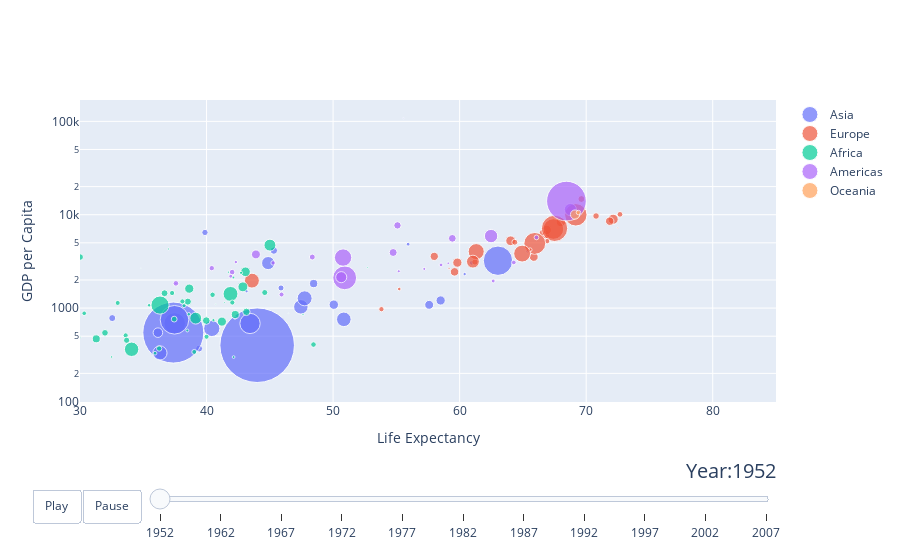

The cell this chart's notebook holds for it:
### Code cell
from plotly.offline import init_notebook_mode, iplot
from IPython.display import display, HTML

import pandas as pd

init_notebook_mode(connected=True)

url = 'https://raw.githubusercontent.com/plotly/datasets/master/gapminderDataFiveYear.csv'
dataset = pd.read_csv(url)

years = ['1952', '1962', '1967', '1972', '1977', '1982', '1987', '1992', '1997', '2002', '2007']
# make list of continents
continents = []
for continent in dataset['continent']:
    if continent not in continents:
        continents.append(continent)
# make figure
figure = {
    'data': [],
    'layout': {},
    'frames': []
}

# fill in most of layout
figure['layout']['xaxis'] = {'range': [30, 85], 'title': 'Life Expectancy'}
figure['layout']['yaxis'] = {'title': 'GDP per Capita', 'type': 'log'}
figure['layout']['hovermode'] = 'closest'
figure['layout']['sliders'] = {
    'args': [
        'transition', {
            'duration': 400,
            'easing': 'cubic-in-out'
        }
    ],
    'initialValue': '1952',
    'plotlycommand': 'animate',
    'values': years,
    'visible': True
}
figure['layout']['updatemenus'] = [
    {
        'buttons': [
            {
                'args': [None, {'frame': {'duration': 500, 'redraw': False},
                         'fromcurrent': True, 'transition': {'duration': 300, 'easing': 'quadratic-in-out'}}],
                'label': 'Play',
                'method': 'animate'
            },
            {
                'args': [[None], {'frame': {'duration': 0, 'redraw': False}, 'mode': 'immediate',
                'transition': {'duration': 0}}],
                'label': 'Pause',
                'method': 'animate'
            }
        ],
        'direction': 'left',
        'pad': {'r': 10, 't': 87},
        'showactive': False,
        'type': 'buttons',
        'x': 0.1,
        'xanchor': 'right',
        'y': 0,
        'yanchor': 'top'
    }
]

sliders_dict = {
    'active': 0,
    'yanchor': 'top',
    'xanchor': 'left',
    'currentvalue': {
        'font': {'size': 20},
        'prefix': 'Year:',
        'visible': True,
        'xanchor': 'right'
    },
    'transition': {'duration': 300, 'easing': 'cubic-in-out'},
    'pad': {'b': 10, 't': 50},
    'len': 0.9,
    'x': 0.1,
    'y': 0,
    'steps': []
}

# make data
year = 1952
for continent in continents:
    dataset_by_year = dataset[dataset['year'] == year]
    dataset_by_year_and_cont = dataset_by_year[dataset_by_year['continent'] == continent]

    data_dict = {
        'x': list(dataset_by_year_and_cont['lifeExp']),
        'y': list(dataset_by_year_and_cont['gdpPercap']),
        'mode': 'markers',
        'text': list(dataset_by_year_and_cont['country']),
        'marker': {
            'sizemode': 'area',
            'sizeref': 200000,
            'size': list(dataset_by_year_and_cont['pop'])
        },
        'name': continent
    }
    figure['data'].append(data_dict)
    
# make frames
for year in years:
    frame = {'data': [], 'name': str(year)}
    for continent in continents:
        dataset_by_year = dataset[dataset['year'] == int(year)]
        dataset_by_year_and_cont = dataset_by_year[dataset_by_year['continent'] == continent]

        data_dict = {
            'x': list(dataset_by_year_and_cont['lifeExp']),
            'y': list(dataset_by_year_and_cont['gdpPercap']),
            'mode': 'markers',
            'text': list(dataset_by_year_and_cont['country']),
            'marker': {
                'sizemode': 'area',
                'sizeref': 200000,
                'size': list(dataset_by_year_and_cont['pop'])
            },
            'name': continent
        }
        frame['data'].append(data_dict)

    figure['frames'].append(frame)
    slider_step = {'args': [
        [year],
        {'frame': {'duration': 300, 'redraw': False},
         'mode': 'immediate',
       'transition': {'duration': 300}}
     ],
     'label': year,
     'method': 'animate'}
    sliders_dict['steps'].append(slider_step)

    
figure['layout']['sliders'] = [sliders_dict]

iplot(figure)

### Figure 1 — Plotly figure (JSON) as saved in the notebook; plotly's stock layout.template omitted (floating-point values rounded to 4 significant figures)
{"data": [{"marker": {"size": [8425333, 120447, 46886859, 4693836, 556263528, 2125900, 372000000, 82052000, 17272000, 5441766, 1620914, 86459025, 607914, 8865488, 20947571, 160000, 1439529, 6748378, 800663, 20092996, 9182536, 507833, 41346560, 22438691, 4005677, 1127000, 7982342, 3661549, 8550362, 21289402, 26246839, 1030585, 4963829], "sizemode": "area", "sizeref": 200000}, "mode": "markers", "name": "Asia", "text": ["Afghanistan", "Bahrain", "Bangladesh", "Cambodia", "China", "Hong Kong, China", "India", "Indonesia", "Iran", "Iraq", "Israel", "Japan", "Jordan", "Korea, Dem. Rep.", "Korea, Rep.", "Kuwait", "Lebanon", "Malaysia", "Mongolia", "Myanmar", "Nepal", "Oman", "Pakistan", "Philippines", "Saudi Arabia", "Singapore", "Sri Lanka", "Syria", "Taiwan", "Thailand", "Vietnam", "West Bank and Gaza", "Yemen, Rep."], "type": "scatter", "x": [28.8, 50.94, 37.48, 39.42, 44, 60.96, 37.37, 37.47, 44.87, 45.32, 65.39, 63.03, 43.16, 50.06, 47.45, 55.56, 55.93, 48.46, 42.24, 36.32, 36.16, 37.58, 43.44, 47.75, 39.88, 60.4, 57.59, 45.88, 58.5, 50.85, 40.41, 43.16, 32.55], "y": [779.4, 9867.0, 684.2, 368.5, 400.4, 3054.0, 546.6, 749.7, 3035.0, 4130.0, 4087.0, 3217.0, 1547.0, 1088.0, 1031.0, 108400.0, 4835.0, 1831.0, 786.6, 331, 545.9, 1828.0, 684.6, 1273.0, 6460.0, 2315.0, 1084.0, 1643.0, 1207.0, 757.8, 605.1, 1516.0, 781.7]}, {"marker": {"size": [1282697, 6927772, 8730405, 2791000, 7274900, 3882229, 9125183, 4334000, 4090500, 42459667, 69145952, 7733250, 9504000, 147962, 2952156, 47666000, 413834, 10381988, 3327728, 25730551, 8526050, 16630000, 6860147, 3558137, 1489518, 28549870, 7124673, 4815000, 22235677, 50430000], "sizemode": "area", "sizeref": 200000}, "mode": "markers", "name": "Europe", "text": ["Albania", "Austria", "Belgium", "Bosnia and Herzegovina", "Bulgaria", "Croatia", "Czech Republic", "Denmark", "Finland", "France", "Germany", "Greece", "Hungary", "Iceland", "Ireland", "Italy", "Montenegro", "Netherlands", "Norway", "Poland", "Portugal", "Romania", "Serbia", "Slovak Republic", "Slovenia", "Spain", "Sweden", "Switzerland", "Turkey", "United Kingdom"], "type": "scatter", "x": [55.23, 66.8, 68, 53.82, 59.6, 61.21, 66.87, 70.78, 66.55, 67.41, 67.5, 65.86, 64.03, 72.49, 66.91, 65.94, 59.16, 72.13, 72.67, 61.31, 59.82, 61.05, 58.0, 64.36, 65.57, 64.94, 71.86, 69.62, 43.59, 69.18], "y": [1601.0, 6137.0, 8343.0, 973.5, 2444.0, 3119.0, 6876.0, 9692.0, 6425.0, 7030.0, 7144.0, 3531.0, 5264.0, 7268.0, 5210.0, 4931.0, 2648.0, 8942.0, 10100.0, 4029.0, 3068.0, 3145.0, 3581.0, 5075.0, 4215.0, 3834.0, 8528.0, 14730.0, 1969.0, 9980.0]}, {"marker": {"size": [9279525, 4232095, 1738315, 442308, 4469979, 2445618, 5009067, 1291695, 2682462, 153936, 14100005, 854885, 2977019, 63149, 22223309, 216964, 1438760, 20860941, 420702, 284320, 5581001, 2664249, 580653, 6464046, 748747, 863308, 1019729, 4762912, 2917802, 3838168, 1022556, 516556, 9939217, 6446316, 485831, 3379468, 33119096, 257700, 2534927, 60011, 2755589, 2143249, 2526994, 14264935, 8504667, 290243, 8322925, 1219113, 3647735, 5824797, 2672000, 3080907], "sizemode": "area", "sizeref": 200000}, "mode": "markers", "name": "Africa", "text": ["Algeria", "Angola", "Benin", "Botswana", "Burkina Faso", "Burundi", "Cameroon", "Central African Republic", "Chad", "Comoros", "Congo, Dem. Rep.", "Congo, Rep.", "Cote d'Ivoire", "Djibouti", "Egypt", "Equatorial Guinea", "Eritrea", "Ethiopia", "Gabon", "Gambia", "Ghana", "Guinea", "Guinea-Bissau", "Kenya", "Lesotho", "Liberia", "Libya", "Madagascar", "Malawi", "Mali", "Mauritania", "Mauritius", "Morocco", "Mozambique", "Namibia", "Niger", "Nigeria", "Reunion", "Rwanda", "Sao Tome and Principe", "Senegal", "Sierra Leone", "Somalia", "South Africa", "Sudan", "Swaziland", "Tanzania", "Togo", "Tunisia", "Uganda", "Zambia", "Zimbabwe"], "type": "scatter", "x": [43.08, 30.02, 38.22, 47.62, 31.98, 39.03, 38.52, 35.46, 38.09, 40.72, 39.14, 42.11, 40.48, 34.81, 41.89, 34.48, 35.93, 34.08, 37.0, 30, 43.15, 33.61, 32.5, 42.27, 42.14, 38.48, 42.72, 36.68, 36.26, 33.69, 40.54, 50.99, 42.87, 31.29, 41.73, 37.44, 36.32, 52.72, 40, 46.47, 37.28, 30.33, 32.98, 45.01, 38.63, 41.41, 41.22, 38.6, 44.6, 39.98, 42.04, 48.45], "y": [2449.0, 3521.0, 1063.0, 851.2, 543.3, 339.3, 1173.0, 1071.0, 1179.0, 1103.0, 780.5, 2126.0, 1389.0, 2670.0, 1419.0, 375.6, 328.9, 362.1, 4293.0, 485.2, 911.3, 510.2, 299.9, 853.5, 298.8, 575.6, 2388.0, 1443.0, 369.2, 452.3, 743.1, 1968.0, 1688.0, 468.5, 2424.0, 761.9, 1077.0, 2719.0, 493.3, 879.6, 1450.0, 879.8, 1136.0, 4725.0, 1616.0, 1148.0, 716.7, 859.8, 1468.0, 734.8, 1147.0, 406.9]}, {"marker": {"size": [17876956, 2883315, 56602560, 14785584, 6377619, 12350771, 926317, 6007797, 2491346, 3548753, 2042865, 3146381, 3201488, 1517453, 1426095, 30144317, 1165790, 940080, 1555876, 8025700, 2227000, 662850, 157553000, 2252965, 5439568], "sizemode": "area", "sizeref": 200000}, "mode": "markers", "name": "Americas", "text": ["Argentina", "Bolivia", "Brazil", "Canada", "Chile", "Colombia", "Costa Rica", "Cuba", "Dominican Republic", "Ecuador", "El Salvador", "Guatemala", "Haiti", "Honduras", "Jamaica", "Mexico", "Nicaragua", "Panama", "Paraguay", "Peru", "Puerto Rico", "Trinidad and Tobago", "United States", "Uruguay", "Venezuela"], "type": "scatter", "x": [62.48, 40.41, 50.92, 68.75, 54.74, 50.64, 57.21, 59.42, 45.93, 48.36, 45.26, 42.02, 37.58, 41.91, 58.53, 50.79, 42.31, 55.19, 62.65, 43.9, 64.28, 59.1, 68.44, 66.07, 55.09], "y": [5911.0, 2677.0, 2109.0, 11370.0, 3940.0, 2144.0, 2627.0, 5587.0, 1398.0, 3522.0, 3048.0, 2428.0, 1840.0, 2195.0, 2899.0, 3478.0, 3112.0, 2480.0, 1952.0, 3759.0, 3082.0, 3023.0, 13990.0, 5717.0, 7690.0]}, {"marker": {"size": [8691212, 1994794], "sizemode": "area", "sizeref": 200000}, "mode": "markers", "name": "Oceania", "text": ["Australia", "New Zealand"], "type": "scatter", "x": [69.12, 69.39], "y": [10040.0, 10560.0]}], "layout": {"hovermode": "closest", "sliders": [{"active": 0, "currentvalue": {"font": {"size": 20}, "prefix": "Year:", "visible": true, "xanchor": "right"}, "len": 0.9, "pad": {"b": 10, "t": 50}, "steps": [{"args": [["1952"], {"frame": {"duration": 300, "redraw": false}, "mode": "immediate", "transition": {"duration": 300}}], "label": "1952", "method": "animate"}, {"args": [["1962"], {"frame": {"duration": 300, "redraw": false}, "mode": "immediate", "transition": {"duration": 300}}], "label": "1962", "method": "animate"}, {"args": [["1967"], {"frame": {"duration": 300, "redraw": false}, "mode": "immediate", "transition": {"duration": 300}}], "label": "1967", "method": "animate"}, {"args": [["1972"], {"frame": {"duration": 300, "redraw": false}, "mode": "immediate", "transition": {"duration": 300}}], "label": "1972", "method": "animate"}, {"args": [["1977"], {"frame": {"duration": 300, "redraw": false}, "mode": "immediate", "transition": {"duration": 300}}], "label": "1977", "method": "animate"}, {"args": [["1982"], {"frame": {"duration": 300, "redraw": false}, "mode": "immediate", "transition": {"duration": 300}}], "label": "1982", "method": "animate"}, {"args": [["1987"], {"frame": {"duration": 300, "redraw": false}, "mode": "immediate", "transition": {"duration": 300}}], "label": "1987", "method": "animate"}, {"args": [["1992"], {"frame": {"duration": 300, "redraw": false}, "mode": "immediate", "transition": {"duration": 300}}], "label": "1992", "method": "animate"}, {"args": [["1997"], {"frame": {"duration": 300, "redraw": false}, "mode": "immediate", "transition": {"duration": 300}}], "label": "1997", "method": "animate"}, {"args": [["2002"], {"frame": {"duration": 300, "redraw": false}, "mode": "immediate", "transition": {"duration": 300}}], "label": "2002", "method": "animate"}, {"args": [["2007"], {"frame": {"duration": 300, "redraw": false}, "mode": "immediate", "transition": {"duration": 300}}], "label": "2007", "method": "animate"}], "transition": {"duration": 300, "easing": "cubic-in-out"}, "x": 0.1, "xanchor": "left", "y": 0, "yanchor": "top"}], "updatemenus": [{"buttons": [{"args": [null, {"frame": {"duration": 500, "redraw": false}, "fromcurrent": true, "transition": {"duration": 300, "easing": "quadratic-in-out"}}], "label": "Play", "method": "animate"}, {"args": [[null], {"frame": {"duration": 0, "redraw": false}, "mode": "immediate", "transition": {"duration": 0}}], "label": "Pause", "method": "animate"}], "direction": "left", "pad": {"r": 10, "t": 87}, "showactive": false, "type": "buttons", "x": 0.1, "xanchor": "right", "y": 0, "yanchor": "top"}], "xaxis": {"range": [30, 85], "title": {"text": "Life Expectancy"}}, "yaxis": {"title": {"text": "GDP per Capita"}, "type": "log"}}}
